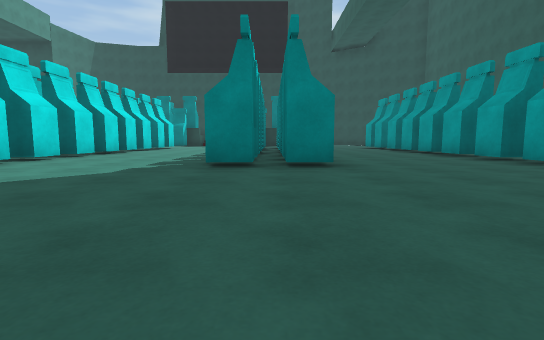
view 1 (above)

22 first-person views from a walk through a Unity game level. The camera is 0.72 m above the floor, tilts 6° down and sees 85° across. The floor is counted in squares, 2 m on a side. Each view is taken from the middle of a square. On the plan, view 1 faces up. The plan holds only what a view shows up to about 9 squares ahead; the rest is blank.

view 2
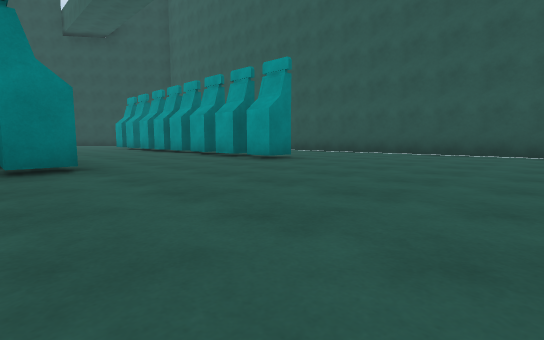

view 3
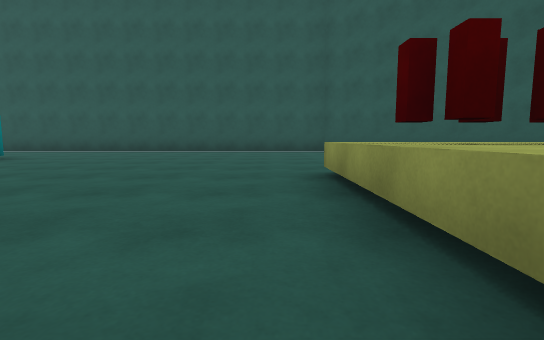

view 4
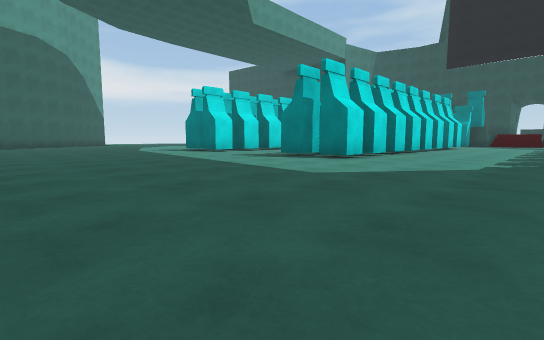

view 5
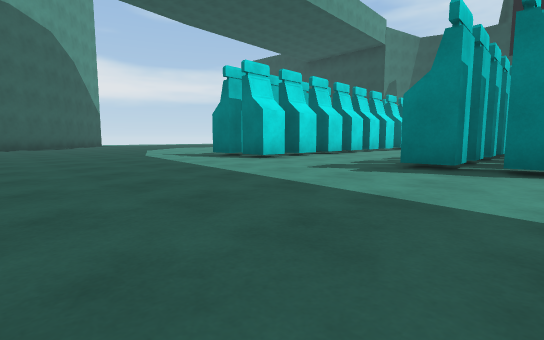

view 6
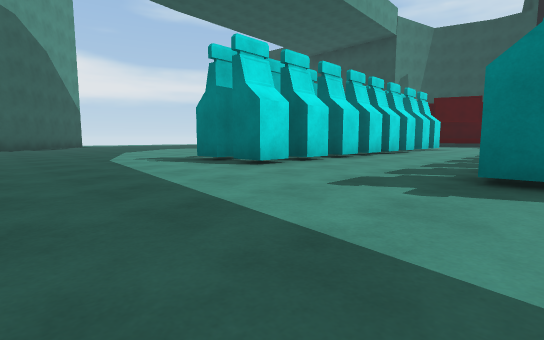

view 7
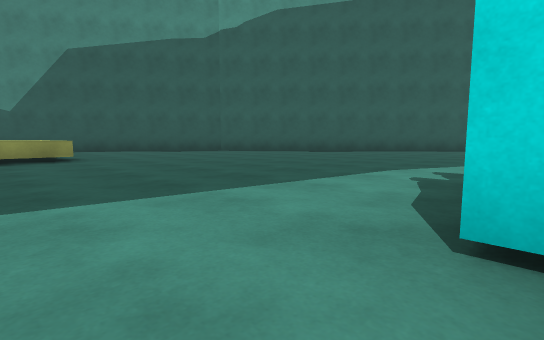

view 8
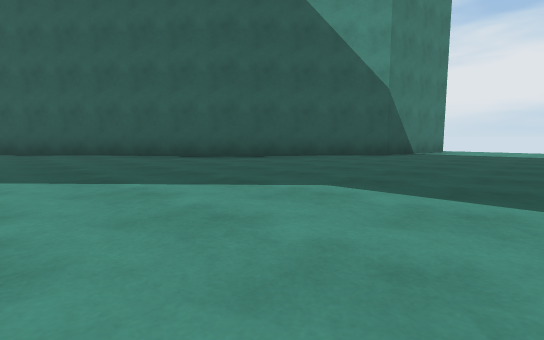

view 9
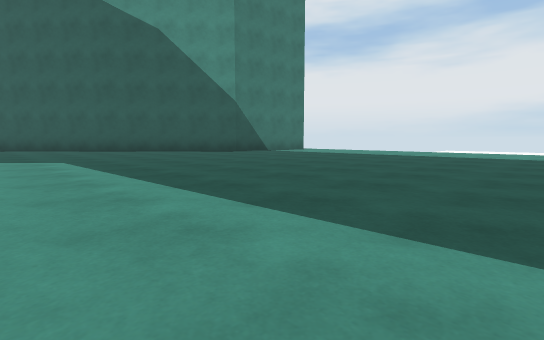

view 10
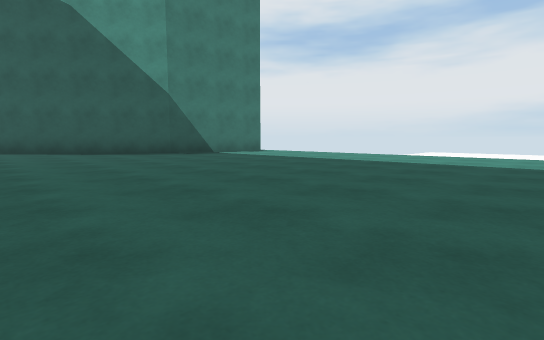

view 11
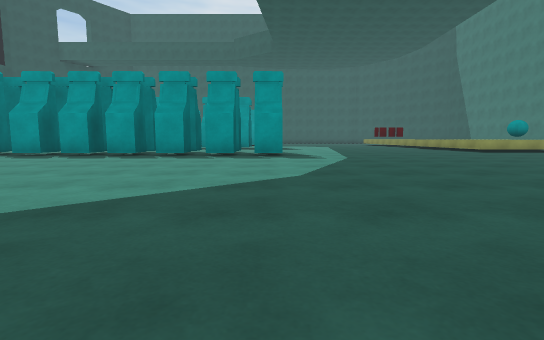

view 12
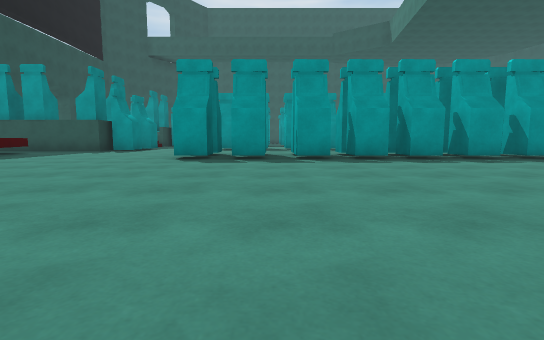

view 13
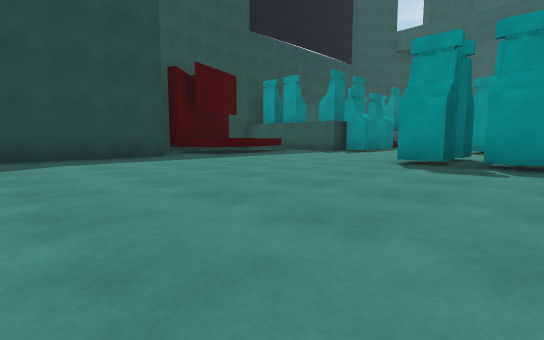

view 14
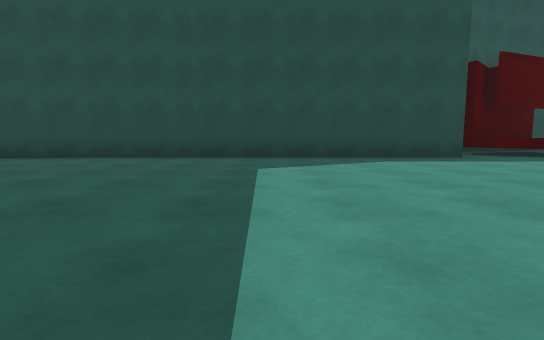

view 15
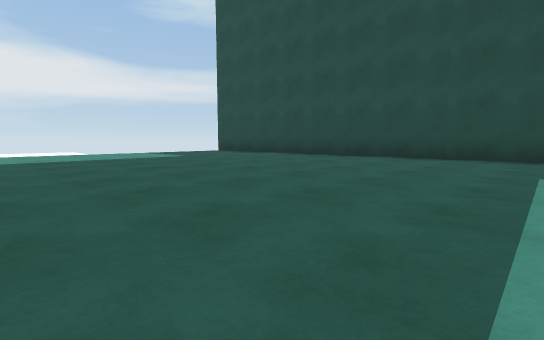

view 16
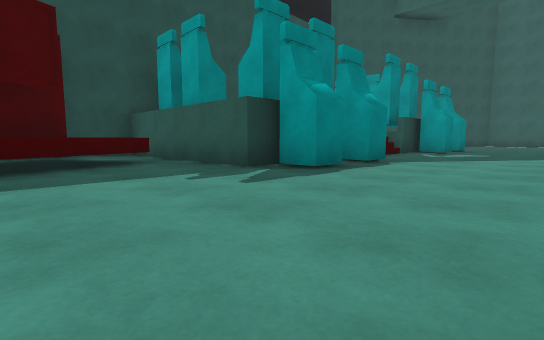

view 17
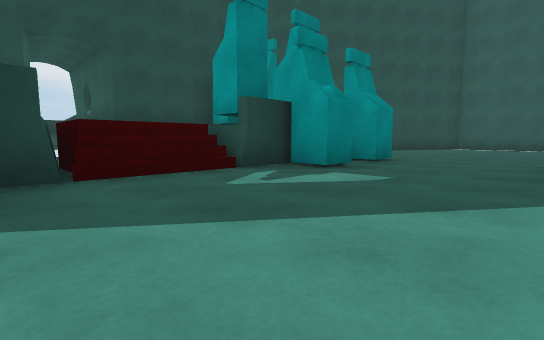

view 18
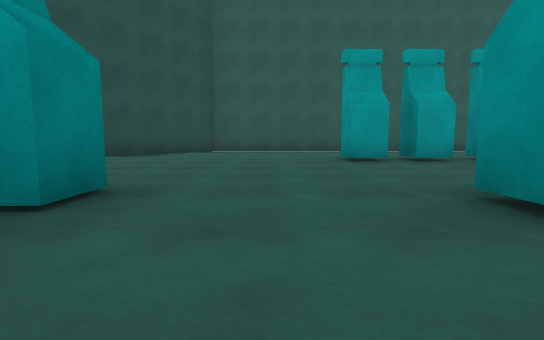

view 19
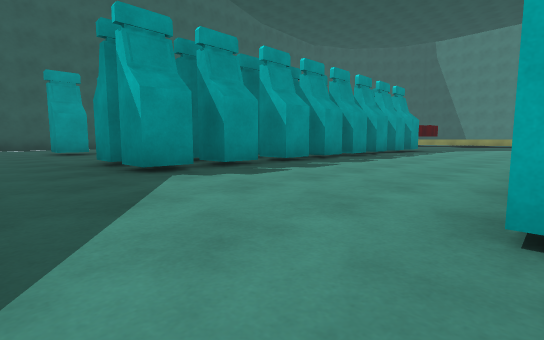

view 20
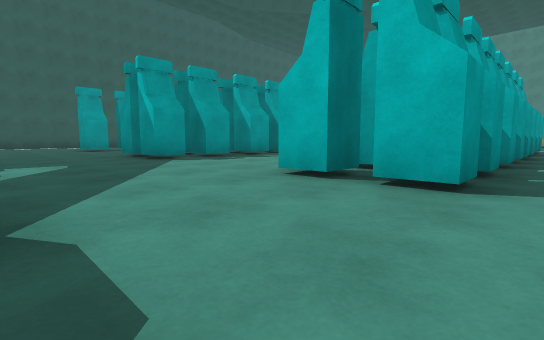

view 21
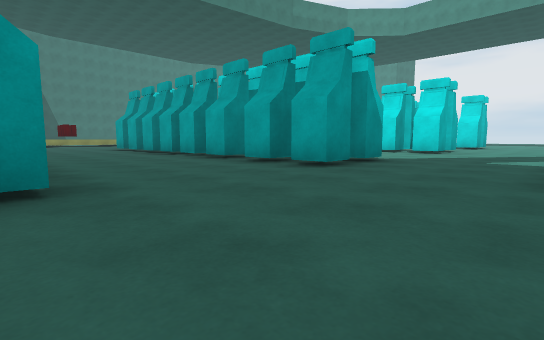

view 22
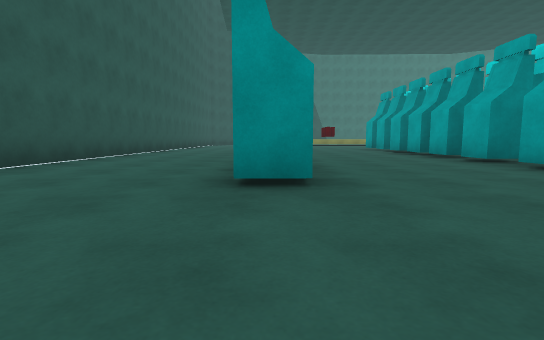

### Floor plan
Key: @ floor where view 1 was taken; # wall or solid block; x gap in a wall; . floor; = window, fence, low wall or low ledge; ^ raised ledge; v drop or lower ground.
Columns run from 23 left of view 1 to 8 right of it. Each row starts with its distance up from view 1.
 19                ###
 18              ##^.#
 17              ^ ^.#          ##
 16 ############.^^^.#  ^^     ..##
 15  ................########.....##
 14  ..............................#
 13  ..............................#
 12 v..............................#
 11 v.............##..##..##...#...#
 10 v.............##..##..##...x...#
  9 v.............##..##..##...#...#
  8 v.............##..##..##...#...#
  7  .............##..##..##...#...#
  6  .............##..##..##...#...#
  5  .............##..##..##...#...#
  4  x###.........##..##..##...#...#
  3     ##.........................#
  2      ##........................#
  1       ##.......................#
  0        ##..............@.......#
 -1         ##.....................#
 -2          ##....^^      ^=^.....#
 -3           #....^        ^^    ##
 -4           ###..^             ##
 -5             ##.             ##
 -6              ###           ##

Where each view was taken, in squares from view 1:
view 1: 0 up, 0 right, facing up
view 2: 0 up, 0 right, facing up-right
view 3: 1 down, 1 left, facing right
view 4: 1 down, 1 left, facing up-left
view 5: 0 up, 4 left, facing up-left
view 6: 1 up, 5 left, facing up-left
view 7: 4 up, 7 left, facing down-left
view 8: 7 up, 13 left, facing down-left
view 9: 11 up, 14 left, facing down-left
view 10: 11 up, 16 left, facing down-left
view 11: 4 up, 16 left, facing right
view 12: 10 up, 15 left, facing right
view 13: 10 up, 14 left, facing up-right
view 14: 10 up, 15 left, facing up
view 15: 10 up, 15 left, facing up-left
view 16: 12 up, 9 left, facing up-right
view 17: 12 up, 4 left, facing up-right
view 18: 13 up, 1 left, facing right
view 19: 13 up, 4 left, facing down-right
view 20: 14 up, 6 left, facing down-right
view 21: 14 up, 4 right, facing down-left
view 22: 14 up, 4 right, facing down
